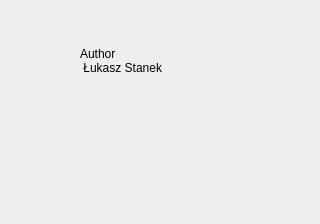
<?xml version="1.0" encoding="UTF-8"?>
<ui version="4.0">
 <class>About</class>
 <widget class="QWidget" name="About">
  <property name="geometry">
   <rect>
    <x>0</x>
    <y>0</y>
    <width>320</width>
    <height>224</height>
   </rect>
  </property>
  <property name="windowTitle">
   <string>Form</string>
  </property>
  <property name="styleSheet">
   <string notr="true">background-image: url(:/Resources/background2.jpeg);</string>
  </property>
  <widget class="QLabel" name="label">
   <property name="geometry">
    <rect>
     <x>80</x>
     <y>30</y>
     <width>141</width>
     <height>61</height>
    </rect>
   </property>
   <property name="text">
    <string>Author 
 Łukasz Stanek</string>
   </property>
  </widget>
 </widget>
 <resources/>
 <connections/>
</ui>
